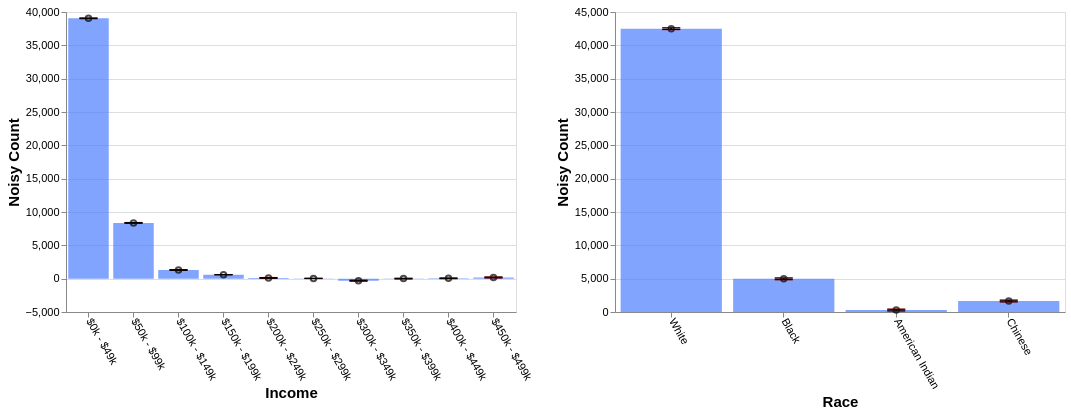

Specify this chart in Vega-Lite:
### Vega-Lite specification from a JSON file in a GitHub repository (floating-point values rounded to 4 significant figures)
{"config": {"view": {"continuousWidth": 400, "continuousHeight": 300}, "axis": {"labelFontSize": 11, "titleFontSize": 15}, "axisBottom": {"labelAngle": 60}}, "hconcat": [{"layer": [{"mark": "bar", "encoding": {"color": {"value": "transparent"}, "tooltip": [{"aggregate": "sum", "field": "noisy_count", "title": "noisy count", "type": "quantitative"}, {"aggregate": "sum", "field": "noisy_count_prev", "title": "prev count", "type": "quantitative"}, {"aggregate": "sum", "field": "error", "title": "current error", "type": "quantitative"}, {"aggregate": "sum", "field": "error_prev", "title": "prev error", "type": "quantitative"}], "x": {"field": "income", "sort": null, "title": "Income", "type": "ordinal"}}, "height": 300, "selection": {"selector629": {"type": "interval", "encodings": ["x"]}}, "transform": [{"filter": {"selection": "selector630"}}], "width": 450}, {"mark": {"type": "bar", "color": "gray", "opacity": 0}, "encoding": {"x": {"field": "income", "sort": null, "title": "Income", "type": "ordinal"}, "y": {"aggregate": "sum", "field": "noisy_count_prev", "type": "quantitative"}}, "transform": [{"filter": {"selection": "selector630"}}]}, {"mark": {"type": "bar", "color": "#4C7FFF", "opacity": 0.7}, "encoding": {"x": {"field": "income", "sort": null, "title": "Income", "type": "ordinal"}, "y": {"aggregate": "sum", "field": "noisy_count", "type": "quantitative"}}, "transform": [{"filter": {"selection": "selector630"}}]}, {"mark": {"type": "point", "color": "black", "opacity": 0.7}, "encoding": {"x": {"field": "income", "sort": null, "title": "Income", "type": "ordinal"}, "y": {"aggregate": "sum", "field": "noisy_count", "title": "Noisy Count", "type": "quantitative"}}, "transform": [{"filter": {"selection": "selector630"}}]}, {"mark": {"type": "rule", "color": "#B6B6B6", "size": 2, "strokeDash": [3, 3]}, "encoding": {"x": {"field": "income", "sort": null, "title": "Income", "type": "ordinal"}, "y": {"aggregate": "sum", "field": "plus_error_prev_income", "title": "", "type": "quantitative"}, "y2": {"aggregate": "sum", "field": "minus_error_prev_income", "title": ""}}, "transform": [{"filter": {"selection": "selector630"}}]}, {"mark": {"type": "tick", "color": "#B90000", "size": 0, "strokeDash": [1, 1]}, "encoding": {"x": {"field": "income", "sort": null, "title": "Income", "type": "ordinal"}, "y": {"aggregate": "sum", "field": "plus_error_prev_income", "type": "quantitative"}}, "transform": [{"filter": {"selection": "selector630"}}]}, {"mark": {"type": "tick", "color": "#B90000", "size": 0, "strokeDash": [3, 1]}, "encoding": {"x": {"field": "income", "sort": null, "title": "Income", "type": "ordinal"}, "y": {"aggregate": "sum", "field": "minus_error_prev_income", "type": "quantitative"}}, "transform": [{"filter": {"selection": "selector630"}}]}, {"mark": {"type": "rule", "color": "black", "size": 2}, "encoding": {"x": {"field": "income", "sort": null, "title": "Income", "type": "ordinal"}, "y": {"aggregate": "sum", "field": "plus_error", "title": "", "type": "quantitative"}, "y2": {"aggregate": "sum", "field": "minus_error", "title": ""}}, "transform": [{"filter": {"selection": "selector630"}}]}, {"mark": {"type": "tick", "color": "black", "width": 0}, "encoding": {"x": {"field": "income", "sort": null, "title": "Income", "type": "ordinal"}, "y": {"aggregate": "sum", "field": "plus_error", "type": "quantitative"}}, "transform": [{"filter": {"selection": "selector630"}}]}, {"mark": {"type": "tick", "color": "black", "width": 0}, "encoding": {"x": {"field": "income", "sort": null, "title": "Income", "type": "ordinal"}, "y": {"aggregate": "sum", "field": "minus_error", "type": "quantitative"}}, "transform": [{"filter": {"selection": "selector630"}}]}]}, {"layer": [{"mark": "bar", "encoding": {"color": {"value": "transparent"}, "tooltip": [{"aggregate": "sum", "field": "noisy_count", "title": "noisy count", "type": "quantitative"}, {"aggregate": "sum", "field": "noisy_count_prev", "title": "prev count", "type": "quantitative"}, {"aggregate": "sum", "field": "error", "title": "current error", "type": "quantitative"}, {"aggregate": "sum", "field": "error_prev", "title": "prev error", "type": "quantitative"}], "x": {"field": "race", "sort": null, "title": "Race", "type": "ordinal"}}, "height": 300, "selection": {"selector630": {"type": "interval", "encodings": ["x"]}}, "transform": [{"filter": {"selection": "selector629"}}], "width": 450}, {"mark": {"type": "bar", "color": "gray", "opacity": 0}, "encoding": {"x": {"field": "race", "sort": null, "title": "Race", "type": "ordinal"}, "y": {"aggregate": "sum", "field": "noisy_count_prev", "type": "quantitative"}}, "transform": [{"filter": {"selection": "selector629"}}]}, {"mark": {"type": "bar", "color": "#4C7FFF", "opacity": 0.7}, "encoding": {"x": {"field": "race", "sort": null, "title": "Race", "type": "ordinal"}, "y": {"aggregate": "sum", "field": "noisy_count", "type": "quantitative"}}, "transform": [{"filter": {"selection": "selector629"}}]}, {"mark": {"type": "point", "color": "black", "opacity": 0.7}, "encoding": {"x": {"field": "race", "sort": null, "title": "Race", "type": "ordinal"}, "y": {"aggregate": "sum", "field": "noisy_count", "title": "Noisy Count", "type": "quantitative"}}, "transform": [{"filter": {"selection": "selector629"}}]}, {"mark": {"type": "rule", "color": "#B6B6B6", "size": 2, "strokeDash": [3, 3]}, "encoding": {"x": {"field": "race", "sort": null, "title": "Race", "type": "ordinal"}, "y": {"aggregate": "sum", "field": "plus_error_prev_race", "title": "", "type": "quantitative"}, "y2": {"aggregate": "sum", "field": "minus_error_prev_race", "title": ""}}, "transform": [{"filter": {"selection": "selector629"}}]}, {"mark": {"type": "tick", "color": "#B90000", "size": 0, "strokeDash": [1, 1]}, "encoding": {"x": {"field": "race", "sort": null, "title": "Race", "type": "ordinal"}, "y": {"aggregate": "sum", "field": "plus_error_prev_race", "type": "quantitative"}}, "transform": [{"filter": {"selection": "selector629"}}]}, {"mark": {"type": "tick", "color": "#B90000", "size": 0, "strokeDash": [3, 1]}, "encoding": {"x": {"field": "race", "sort": null, "title": "Race", "type": "ordinal"}, "y": {"aggregate": "sum", "field": "minus_error_prev_race", "type": "quantitative"}}, "transform": [{"filter": {"selection": "selector629"}}]}, {"mark": {"type": "rule", "color": "black", "size": 2}, "encoding": {"x": {"field": "race", "sort": null, "title": "Race", "type": "ordinal"}, "y": {"aggregate": "sum", "field": "plus_error", "title": "", "type": "quantitative"}, "y2": {"aggregate": "sum", "field": "minus_error", "title": ""}}, "transform": [{"filter": {"selection": "selector629"}}]}, {"mark": {"type": "tick", "color": "black", "width": 0}, "encoding": {"x": {"field": "race", "sort": null, "title": "Race", "type": "ordinal"}, "y": {"aggregate": "sum", "field": "plus_error", "type": "quantitative"}}, "transform": [{"filter": {"selection": "selector629"}}]}, {"mark": {"type": "tick", "color": "black", "width": 0}, "encoding": {"x": {"field": "race", "sort": null, "title": "Race", "type": "ordinal"}, "y": {"aggregate": "sum", "field": "minus_error", "type": "quantitative"}}, "transform": [{"filter": {"selection": "selector629"}}]}]}], "data": {"name": "data-7b67ed1dbba193a8aa6267e0d31d1cb2"}, "$schema": "https://vega.github.io/schema/vega-lite/v4.17.0.json", "datasets": {"data-7b67ed1dbba193a8aa6267e0d31d1cb2": [{"income": "$0k - $49k", "race": "White", "noisy_count": 33180.0, "true_count": 33160.0, "plus_error": 33190.0, "minus_error": 33170.0, "error": 11.2, "noisy_count_prev": 33170.0, "true_count_prev": 33160.0, "plus_error_prev": 33190.0, "minus_error_prev": 33160.0, "error_prev": 12.9, "plus_error_prev_income": 33190.0, "minus_error_prev_income": 33160.0, "plus_error_prev_race": 33190.0, "minus_error_prev_race": 33160.0}, {"income": "$0k - $49k", "race": "Black", "noisy_count": 4271.0, "true_count": 4314.0, "plus_error": 4283.0, "minus_error": 4260.0, "error": 11.2, "noisy_count_prev": 4274.0, "true_count_prev": 4314.0, "plus_error_prev": 4287.0, "minus_error_prev": 4261.0, "error_prev": 12.9, "plus_error_prev_income": 4291.0, "minus_error_prev_income": 4265.0, "plus_error_prev_race": 4288.0, "minus_error_prev_race": 4262.0}, {"income": "$0k - $49k", "race": "American Indian", "noisy_count": 534.1, "true_count": 489.0, "plus_error": 545.4, "minus_error": 522.9, "error": 11.2, "noisy_count_prev": 527.9, "true_count_prev": 489.0, "plus_error_prev": 540.7, "minus_error_prev": 515.0, "error_prev": 12.9, "plus_error_prev_income": 544.5, "minus_error_prev_income": 518.8, "plus_error_prev_race": 540.2, "minus_error_prev_race": 514.5}, {"income": "$0k - $49k", "race": "Chinese", "noisy_count": 1067.0, "true_count": 992.0, "plus_error": 1078.0, "minus_error": 1055.0, "error": 11.2, "noisy_count_prev": 1060.0, "true_count_prev": 992.0, "plus_error_prev": 1073.0, "minus_error_prev": 1047.0, "error_prev": 12.9, "plus_error_prev_income": 1077.0, "minus_error_prev_income": 1051.0, "plus_error_prev_race": 1073.0, "minus_error_prev_race": 1048.0}, {"income": "$50k - $99k", "race": "White", "noisy_count": 7505.0, "true_count": 7572.0, "plus_error": 7520.0, "minus_error": 7490.0, "error": 14.9, "noisy_count_prev": 7509.0, "true_count_prev": 7572.0, "plus_error_prev": 7527.0, "minus_error_prev": 7491.0, "error_prev": 17.9, "plus_error_prev_income": 7526.0, "minus_error_prev_income": 7490.0, "plus_error_prev_race": 7528.0, "minus_error_prev_race": 7492.0}, {"income": "$50k - $99k", "race": "Black", "noisy_count": 526.8, "true_count": 547.0, "plus_error": 541.7, "minus_error": 511.9, "error": 14.9, "noisy_count_prev": 524.5, "true_count_prev": 547.0, "plus_error_prev": 542.4, "minus_error_prev": 506.6, "error_prev": 17.9, "plus_error_prev_income": 541.1, "minus_error_prev_income": 505.3, "plus_error_prev_race": 543.7, "minus_error_prev_race": 507.9}, {"income": "$50k - $99k", "race": "American Indian", "noisy_count": -7.0, "true_count": 64.0, "plus_error": 7.9, "minus_error": -21.9, "error": 14.9, "noisy_count_prev": -2.0, "true_count_prev": 64.0, "plus_error_prev": 15.9, "minus_error_prev": -19.9, "error_prev": 17.9, "plus_error_prev_income": 14.6, "minus_error_prev_income": -21.2, "plus_error_prev_race": 15.37, "minus_error_prev_race": -20.43}, {"income": "$50k - $99k", "race": "Chinese", "noisy_count": 338.2, "true_count": 344.0, "plus_error": 353.1, "minus_error": 323.3, "error": 14.9, "noisy_count_prev": 336.3, "true_count_prev": 344.0, "plus_error_prev": 354.2, "minus_error_prev": 318.4, "error_prev": 17.9, "plus_error_prev_income": 352.9, "minus_error_prev_income": 317.1, "plus_error_prev_race": 354.7, "minus_error_prev_race": 318.9}, {"income": "$100k - $149k", "race": "White", "noisy_count": 1058.0, "true_count": 1036.0, "plus_error": 1073.0, "minus_error": 1043.0, "error": 14.9, "noisy_count_prev": 1048.0, "true_count_prev": 1036.0, "plus_error_prev": 1066.0, "minus_error_prev": 1030.0, "error_prev": 17.9, "plus_error_prev_income": 1068.0, "minus_error_prev_income": 1033.0, "plus_error_prev_race": 1066.0, "minus_error_prev_race": 1031.0}, {"income": "$100k - $149k", "race": "Black", "noisy_count": 9.1, "true_count": 45.0, "plus_error": 24.0, "minus_error": -5.8, "error": 14.9, "noisy_count_prev": 13.7, "true_count_prev": 45.0, "plus_error_prev": 31.6, "minus_error_prev": -4.2, "error_prev": 17.9, "plus_error_prev_income": 34.3, "minus_error_prev_income": -1.5, "plus_error_prev_race": 32.93, "minus_error_prev_race": -2.87}, {"income": "$100k - $149k", "race": "American Indian", "noisy_count": 70.2, "true_count": 4.0, "plus_error": 85.1, "minus_error": 55.3, "error": 14.9, "noisy_count_prev": 66.9, "true_count_prev": 4.0, "plus_error_prev": 84.8, "minus_error_prev": 49.0, "error_prev": 17.9, "plus_error_prev_income": 87.5, "minus_error_prev_income": 51.7, "plus_error_prev_race": 84.27, "minus_error_prev_race": 48.47}, {"income": "$100k - $149k", "race": "Chinese", "noisy_count": 161.9, "true_count": 64.0, "plus_error": 176.8, "minus_error": 147.0, "error": 14.9, "noisy_count_prev": 160.0, "true_count_prev": 64.0, "plus_error_prev": 177.9, "minus_error_prev": 142.1, "error_prev": 17.9, "plus_error_prev_income": 180.6, "minus_error_prev_income": 144.8, "plus_error_prev_race": 178.4, "minus_error_prev_race": 142.6}, {"income": "$150k - $199k", "race": "White", "noisy_count": 568.1, "true_count": 559.0, "plus_error": 573.7, "minus_error": 562.5, "error": 5.6, "noisy_count_prev": 567.8, "true_count_prev": 559.0, "plus_error_prev": 574.7, "minus_error_prev": 560.9, "error_prev": 6.9, "plus_error_prev_income": 575.0, "minus_error_prev_income": 561.2, "plus_error_prev_race": 575.5, "minus_error_prev_race": 561.7}, {"income": "$150k - $199k", "race": "Black", "noisy_count": -10.3, "true_count": 15.0, "plus_error": -4.7, "minus_error": -15.9, "error": 5.6, "noisy_count_prev": -12.0, "true_count_prev": 15.0, "plus_error_prev": -5.1, "minus_error_prev": -18.9, "error_prev": 6.9, "plus_error_prev_income": -4.825, "minus_error_prev_income": -18.62, "plus_error_prev_race": -3.77, "minus_error_prev_race": -17.57}, {"income": "$150k - $199k", "race": "American Indian", "noisy_count": 0.1, "true_count": 1.0, "plus_error": 5.7, "minus_error": -5.5, "error": 5.6, "noisy_count_prev": 1.7, "true_count_prev": 1.0, "plus_error_prev": 8.6, "minus_error_prev": -5.2, "error_prev": 6.9, "plus_error_prev_income": 8.875, "minus_error_prev_income": -4.925, "plus_error_prev_race": 8.07, "minus_error_prev_race": -5.73}, {"income": "$150k - $199k", "race": "Chinese", "noisy_count": 39.6, "true_count": 34.0, "plus_error": 45.2, "minus_error": 34.0, "error": 5.6, "noisy_count_prev": 38.9, "true_count_prev": 34.0, "plus_error_prev": 45.8, "minus_error_prev": 32.0, "error_prev": 6.9, "plus_error_prev_income": 46.08, "minus_error_prev_income": 32.28, "plus_error_prev_race": 46.34, "minus_error_prev_race": 32.54}, {"income": "$200k - $249k", "race": "White", "noisy_count": 215.2, "true_count": 122.0, "plus_error": 230.2, "minus_error": 200.3, "error": 14.9, "noisy_count_prev": 213.6, "true_count_prev": 122.0, "plus_error_prev": 231.5, "minus_error_prev": 195.7, "error_prev": 17.9, "plus_error_prev_income": 229.8, "minus_error_prev_income": 193.9, "plus_error_prev_race": 232.3, "minus_error_prev_race": 196.5}, {"income": "$200k - $249k", "race": "Black", "noisy_count": -1.5, "true_count": 7.0, "plus_error": 13.4, "minus_error": -16.4, "error": 14.9, "noisy_count_prev": 0.6, "true_count_prev": 7.0, "plus_error_prev": 18.5, "minus_error_prev": -17.3, "error_prev": 17.9, "plus_error_prev_income": 16.75, "minus_error_prev_income": -19.05, "plus_error_prev_race": 19.83, "minus_error_prev_race": -15.97}, {"income": "$200k - $249k", "race": "American Indian", "noisy_count": -35.5, "true_count": 3.0, "plus_error": -20.6, "minus_error": -50.4, "error": 14.9, "noisy_count_prev": -32.4, "true_count_prev": 3.0, "plus_error_prev": -14.5, "minus_error_prev": -50.2, "error_prev": 17.9, "plus_error_prev_income": -16.25, "minus_error_prev_income": -51.95, "plus_error_prev_race": -15.03, "minus_error_prev_race": -50.73}, {"income": "$200k - $249k", "race": "Chinese", "noisy_count": -65.4, "true_count": 5.0, "plus_error": -50.4, "minus_error": -80.3, "error": 14.9, "noisy_count_prev": -62.0, "true_count_prev": 5.0, "plus_error_prev": -44.1, "minus_error_prev": -79.8, "error_prev": 17.9, "plus_error_prev_income": -45.85, "minus_error_prev_income": -81.55, "plus_error_prev_race": -43.56, "minus_error_prev_race": -79.26}, {"income": "$250k - $299k", "race": "White", "noisy_count": 70.7, "true_count": 43.0, "plus_error": 76.2, "minus_error": 65.1, "error": 5.6, "noisy_count_prev": 68.5, "true_count_prev": 43.0, "plus_error_prev": 75.3, "minus_error_prev": 61.6, "error_prev": 6.8, "plus_error_prev_income": 76.08, "minus_error_prev_income": 62.38, "plus_error_prev_race": 76.11, "minus_error_prev_race": 62.41}, {"income": "$250k - $299k", "race": "Black", "noisy_count": 20.7, "true_count": 0.0, "plus_error": 26.3, "minus_error": 15.1, "error": 5.6, "noisy_count_prev": 18.3, "true_count_prev": 0.0, "plus_error_prev": 25.1, "minus_error_prev": 11.4, "error_prev": 6.8, "plus_error_prev_income": 25.88, "minus_error_prev_income": 12.18, "plus_error_prev_race": 26.43, "minus_error_prev_race": 12.73}, {"income": "$250k - $299k", "race": "American Indian", "noisy_count": -49.3, "true_count": 0.0, "plus_error": -43.8, "minus_error": -54.9, "error": 5.6, "noisy_count_prev": -49.6, "true_count_prev": 0.0, "plus_error_prev": -42.8, "minus_error_prev": -56.4, "error_prev": 6.8, "plus_error_prev_income": -42.02, "minus_error_prev_income": -55.62, "plus_error_prev_race": -43.33, "minus_error_prev_race": -56.93}, {"income": "$250k - $299k", "race": "Chinese", "noisy_count": -4.3, "true_count": 3.0, "plus_error": 1.2, "minus_error": -9.9, "error": 5.6, "noisy_count_prev": -2.5, "true_count_prev": 3.0, "plus_error_prev": 4.4, "minus_error_prev": -9.3, "error_prev": 6.8, "plus_error_prev_income": 5.175, "minus_error_prev_income": -8.525, "plus_error_prev_race": 4.94, "minus_error_prev_race": -8.76}, {"income": "$300k - $349k", "race": "White", "noisy_count": -31.7, "true_count": 11.0, "plus_error": -16.8, "minus_error": -46.6, "error": 14.9, "noisy_count_prev": -31.8, "true_count_prev": 11.0, "plus_error_prev": -13.9, "minus_error_prev": -49.7, "error_prev": 17.9, "plus_error_prev_income": -17.13, "minus_error_prev_income": -52.93, "plus_error_prev_race": -13.09, "minus_error_prev_race": -48.89}, {"income": "$300k - $349k", "race": "Black", "noisy_count": -45.0, "true_count": 1.0, "plus_error": -30.1, "minus_error": -59.9, "error": 14.9, "noisy_count_prev": -40.2, "true_count_prev": 1.0, "plus_error_prev": -22.3, "minus_error_prev": -58.1, "error_prev": 17.9, "plus_error_prev_income": -25.53, "minus_error_prev_income": -61.33, "plus_error_prev_race": -20.97, "minus_error_prev_race": -56.77}, {"income": "$300k - $349k", "race": "American Indian", "noisy_count": -155.3, "true_count": 0.0, "plus_error": -140.4, "minus_error": -170.2, "error": 14.9, "noisy_count_prev": -149.9, "true_count_prev": 0.0, "plus_error_prev": -132.0, "minus_error_prev": -167.8, "error_prev": 17.9, "plus_error_prev_income": -135.2, "minus_error_prev_income": -171.0, "plus_error_prev_race": -132.5, "minus_error_prev_race": -168.3}, {"income": "$300k - $349k", "race": "Chinese", "noisy_count": -71.8, "true_count": 0.0, "plus_error": -56.9, "minus_error": -86.7, "error": 14.9, "noisy_count_prev": -69.0, "true_count_prev": 0.0, "plus_error_prev": -51.1, "minus_error_prev": -86.9, "error_prev": 17.9, "plus_error_prev_income": -54.33, "minus_error_prev_income": -90.13, "plus_error_prev_race": -50.56, "minus_error_prev_race": -86.36}, {"income": "$350k - $399k", "race": "White", "noisy_count": 35.0, "true_count": 2.0, "plus_error": 46.2, "minus_error": 23.8, "error": 11.2, "noisy_count_prev": 32.6, "true_count_prev": 2.0, "plus_error_prev": 45.5, "minus_error_prev": 19.8, "error_prev": 12.8, "plus_error_prev_income": 48.02, "minus_error_prev_income": 22.32, "plus_error_prev_race": 46.31, "minus_error_prev_race": 20.61}, {"income": "$350k - $399k", "race": "Black", "noisy_count": -10.2, "true_count": 0.0, "plus_error": 1.0, "minus_error": -21.4, "error": 11.2, "noisy_count_prev": -11.3, "true_count_prev": 0.0, "plus_error_prev": 1.5, "minus_error_prev": -24.2, "error_prev": 12.8, "plus_error_prev_income": 4.025, "minus_error_prev_income": -21.68, "plus_error_prev_race": 2.83, "minus_error_prev_race": -22.87}, {"income": "$350k - $399k", "race": "American Indian", "noisy_count": -15.5, "true_count": 0.0, "plus_error": -4.3, "minus_error": -26.8, "error": 11.2, "noisy_count_prev": -22.9, "true_count_prev": 0.0, "plus_error_prev": -10.1, "minus_error_prev": -35.7, "error_prev": 12.8, "plus_error_prev_income": -7.575, "minus_error_prev_income": -33.18, "plus_error_prev_race": -10.63, "minus_error_prev_race": -36.23}, {"income": "$350k - $399k", "race": "Chinese", "noisy_count": 1.3, "true_count": 0.0, "plus_error": 12.6, "minus_error": -9.9, "error": 11.2, "noisy_count_prev": 2.1, "true_count_prev": 0.0, "plus_error_prev": 14.9, "minus_error_prev": -10.7, "error_prev": 12.8, "plus_error_prev_income": 17.43, "minus_error_prev_income": -8.175, "plus_error_prev_race": 15.44, "minus_error_prev_race": -10.16}, {"income": "$400k - $449k", "race": "White", "noisy_count": -25.9, "true_count": 2.0, "plus_error": -14.5, "minus_error": -37.2, "error": 11.3, "noisy_count_prev": -20.9, "true_count_prev": 2.0, "plus_error_prev": -8.0, "minus_error_prev": -33.9, "error_prev": 13.0, "plus_error_prev_income": -7.925, "minus_error_prev_income": -33.82, "plus_error_prev_race": -7.19, "minus_error_prev_race": -33.09}, {"income": "$400k - $449k", "race": "Black", "noisy_count": 128.4, "true_count": 0.0, "plus_error": 139.7, "minus_error": 117.0, "error": 11.3, "noisy_count_prev": 116.8, "true_count_prev": 0.0, "plus_error_prev": 129.7, "minus_error_prev": 103.8, "error_prev": 13.0, "plus_error_prev_income": 129.8, "minus_error_prev_income": 103.9, "plus_error_prev_race": 131.0, "minus_error_prev_race": 105.1}, {"income": "$400k - $449k", "race": "American Indian", "noisy_count": -80.9, "true_count": 0.0, "plus_error": -69.6, "minus_error": -92.3, "error": 11.3, "noisy_count_prev": -74.8, "true_count_prev": 0.0, "plus_error_prev": -61.9, "minus_error_prev": -87.8, "error_prev": 13.0, "plus_error_prev_income": -61.82, "minus_error_prev_income": -87.72, "plus_error_prev_race": -62.43, "minus_error_prev_race": -88.33}, {"income": "$400k - $449k", "race": "Chinese", "noisy_count": 28.7, "true_count": 0.0, "plus_error": 40.0, "minus_error": 17.4, "error": 11.3, "noisy_count_prev": 28.9, "true_count_prev": 0.0, "plus_error_prev": 41.8, "minus_error_prev": 15.9, "error_prev": 13.0, "plus_error_prev_income": 41.88, "minus_error_prev_income": 15.98, "plus_error_prev_race": 42.34, "minus_error_prev_race": 16.44}, {"income": "$450k - $499k", "race": "White", "noisy_count": -81.6, "true_count": 1.0, "plus_error": -66.7, "minus_error": -96.5, "error": 14.9, "noisy_count_prev": -77.4, "true_count_prev": 1.0, "plus_error_prev": -59.5, "minus_error_prev": -95.3, "error_prev": 17.9, "plus_error_prev_income": -58.0, "minus_error_prev_income": -93.8, "plus_error_prev_race": -58.69, "minus_error_prev_race": -94.49}, {"income": "$450k - $499k", "race": "Black", "noisy_count": 83.1, "true_count": 0.0, "plus_error": 98.0, "minus_error": 68.2, "error": 14.9, "noisy_count_prev": 74.9, "true_count_prev": 0.0, "plus_error_prev": 92.8, "minus_error_prev": 57.0, "error_prev": 17.9, "plus_error_prev_income": 94.3, "minus_error_prev_income": 58.5, "plus_error_prev_race": 94.13, "minus_error_prev_race": 58.33}, {"income": "$450k - $499k", "race": "American Indian", "noisy_count": 29.8, "true_count": 0.0, "plus_error": 44.7, "minus_error": 14.9, "error": 14.9, "noisy_count_prev": 31.1, "true_count_prev": 0.0, "plus_error_prev": 49.0, "minus_error_prev": 13.2, "error_prev": 17.9, "plus_error_prev_income": 50.5, "minus_error_prev_income": 14.7, "plus_error_prev_race": 48.47, "minus_error_prev_race": 12.67}, {"income": "$450k - $499k", "race": "Chinese", "noisy_count": 150.5, "true_count": 0.0, "plus_error": 165.4, "minus_error": 135.6, "error": 14.9, "noisy_count_prev": 147.2, "true_count_prev": 0.0, "plus_error_prev": 165.1, "minus_error_prev": 129.3, "error_prev": 17.9, "plus_error_prev_income": 166.6, "minus_error_prev_income": 130.8, "plus_error_prev_race": 165.6, "minus_error_prev_race": 129.8}]}}
